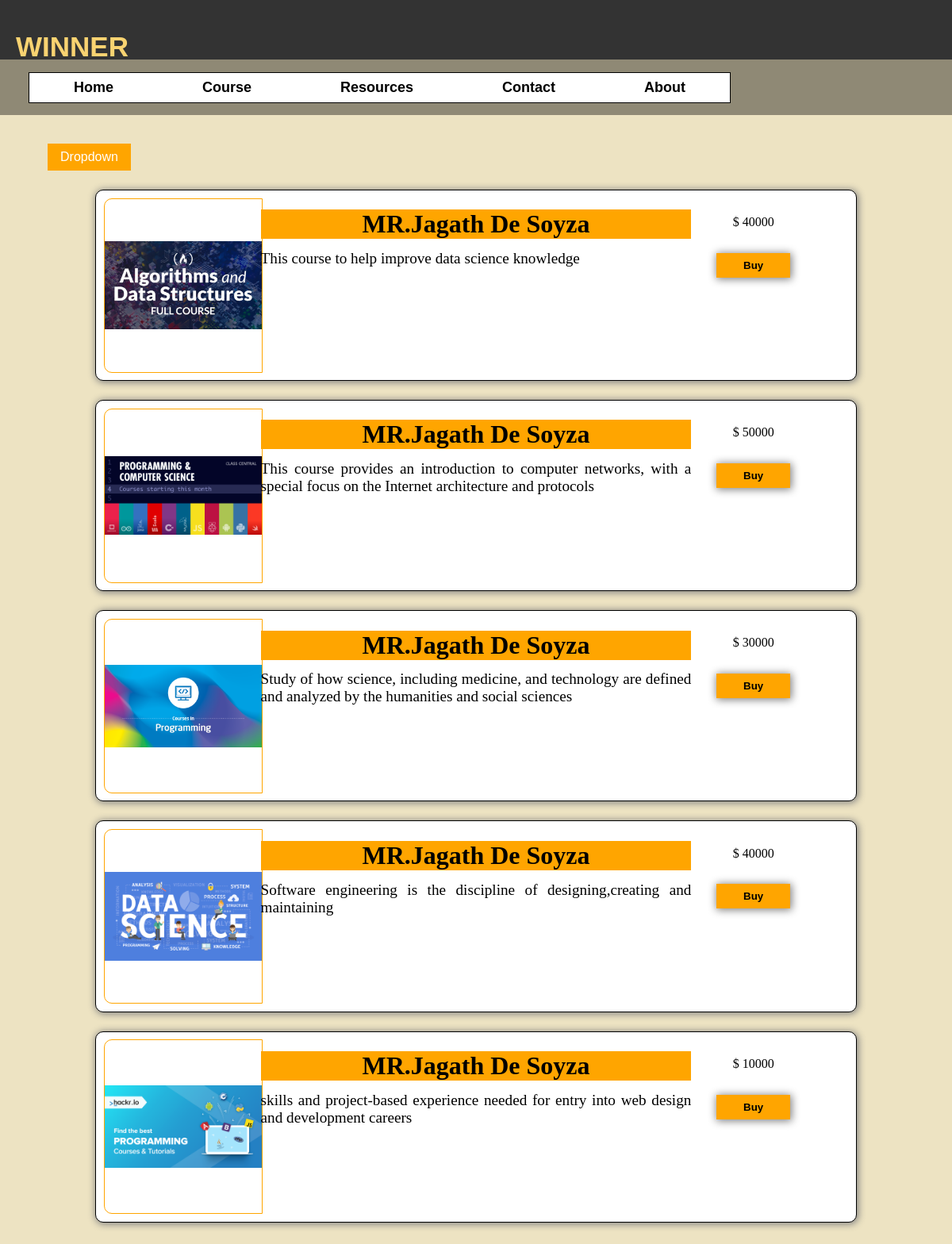
Screenshot of /PHP/liveCourses.php with the database file from the repository.
### tables this page shows
CREATE TABLE `course` (
  `id` int(10) NOT NULL,
  `CID` varchar(10) NOT NULL,
  `C_Name` varchar(100) NOT NULL,
  `C_Description` varchar(500) NOT NULL,
  `C_Duration` varchar(10) NOT NULL,
  `C_Fee` int(10) NOT NULL,
  `LID` varchar(10) NOT NULL,
  `image` varchar(100) NOT NULL,
  `lecturer` varchar(100) NOT NULL,
  `type` varchar(100) NOT NULL
);

### PHP/liveCourses.php (the view, shortened to what this page needs)
<html>
<head>
    <link rel = "stylesheet"  href="../css/styles.css">
</head>
<body>
    <div class="navbar">
        <div class="icon">
          <h2 class="logo">WINNER</h2>
        </div>
    </div>
    <div class="menu">
        <ul>
            <li><a href="home.php">Home</a></li>
            <li><a href="courses.php">Course</a></li>
            <li><a href="ebook-pdf.php">Resources</a></li>
            <li><a href="contact us.php">Contact</a></li>
            <li><a href="aboutus.php">About</a></li>
        </ul>
        <form>
        </form>
    </div>
    <div class="dropdown">
        <button class="dropdownButton">Dropdown</button>
    </div>
    <?php
        include 'dbh.php';
        $sqlCommand = "SELECT * FROM course";
        $resultSet = $conn->query($sqlCommand);
        if($resultSet->num_rows > 0)
        {
            while($row = $resultSet->fetch_assoc())
            {
                $lecturer = $row["lecturer"];
                $courseDescription = $row["C_Description"];
                $courseFee = $row["C_Fee"];
                $image = $row["image"];
                echo <<<EOT
                    <div class="card">
                        <div class="cardCol1">
                            <img class="courseImg" src="$image" alt="course image">
                        </div>
                        <div class="cardCol2">
                            <p class="courseName">$lecturer</p>
                            <p class="courseDescription">
                                $courseDescription
                            </p>
                        </div>
                        <div class="cardCol3">
                            <center><p class="cFee">$ $courseFee</p></center>
                            <center><a href ="pay.php"><button class="cardButton"> Buy</button></a></center>
                        </div>
                    </div>
                EOT;
            }
        }
    ?>
</body>
</html>

### css/styles.css (style rules this page uses)
body { margin: 0px; padding: 0px; background-color: #ede3c2; }
.menu { width: 400px; float: left; height: 70px; }
.navbar { width:auto; height:75px; margin: auto; }
.navbar { overflow: hidden; background-color: #333; }
.icon { width: 200px; float: left; height: 70px; }
.logo { color: #F9D371; font-size: 35px; font-family: Arial; padding-left:20px; float: left; padding-top: 10px; }
.menu { background-color: rgba(0, 0, 0, 0.4); width: 100%; overflow: hidden; margin-bottom: 3%; }
ul { padding: 0px; margin-left: 3%; float: left; display: flex;s overflow: hidden; border: 1px solid black; }
ul li { list-style: none; font-size: 18px; }
ul li a { text-decoration: none; background-color: white; color: black; display: block; padding: 8px 56px; font-family: Arial; font-weight: bold; transition: 0.4s ease-in-out; }
.card { width: 80%; margin-left: 10%; margin-top: 2%; background-color: white; border: 1px solid black; border-radius: 10px; box-shadow: 1px 1px 10px 1px grey; overflow: hidden; }
.cardCol1, .cardCol2, .cardCol3 { float: left; }
.cardCol1 { width: 20%; }
.cardCol2 { width: 60%; text-align: justify; padding: 8px 16px; }
.cardCol3 { width: 13%; padding: 8px 16px; }
.courseImg { height: 220px; width: 200px; margin-left: 5%; margin-top: 5%; margin-bottom: 5%; object-fit: scale-down; border: 1px solid orange; border-top-left-radius: 10px; border-bottom-left-radius: 10px; }
.courseName { font-size: 200%; font-weight: bold; font-family: !important; background-color: orange; text-align: center; margin-top: 3%; margin-bottom: -1%; }
.courseDescription { font-size: 120%; }
.cFee { margin-top: 25%; }
.cardButton { outline: none; border: none; font-weight: bold; width: 100%; padding: 8px 16px; margin-top: 15%; background-color: orange; color: black; cursor: pointer; box-shadow: 1px 1px 10px 1px grey; transition: background-color; transition-duration: 0.4s; }
.dropdownButton { background-color: orange; color: white; padding: 8px 16px; font-size: 16px; border: none; cursor: pointer; }
.dropdown { position: relative; display: inline-block; margin-left: 5%; }
* { margin: 09 padding: 0; box-sizing: border-box; }

### rows the page displays
course: image (picture), lecturer "MR.Jagath De Soyza", C_Description "This course to help improve data science knowledge", C_Fee "40000"
course: shows a picture, lecturer "MR.Jagath De Soyza", C_Description "This course provides an introduction to computer networks, with a special focus on the Internet architecture and protocols", C_Fee "50000"
course: shows a picture, lecturer "MR.Jagath De Soyza", C_Description "Study of how science, including medicine, and technology are defined and analyzed by the humanities and social sciences", C_Fee "30000"
course: shows a picture, lecturer "MR.Jagath De Soyza", C_Description "Software engineering is the discipline of designing,creating and maintaining", C_Fee "40000"
course: image (picture), lecturer "MR.Jagath De Soyza", C_Description "skills and project-based experience needed for entry into web design and development careers", C_Fee "10000"
